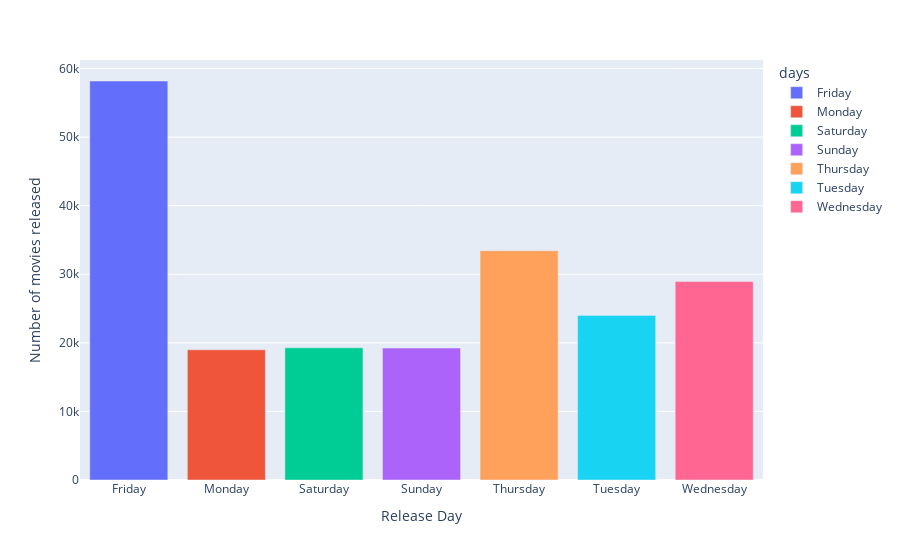

This figure's notebook cell:
### Code cell
fig = px.bar(df_bestday, x="Day", y="type", color='Day',
              title='')
fig.update_layout(xaxis_title="Release Day",
                  yaxis_title="Number of movies released",
                  legend_title='days')

### Figure 1 — Plotly figure (JSON) as saved in the notebook; plotly's stock layout.template omitted (floating-point values rounded to 4 significant figures)
{"data": [{"alignmentgroup": "True", "hovertemplate": "Day=%{x}<br>type=%{y}<extra></extra>", "legendgroup": "Friday", "marker": {"color": "#636efa", "pattern": {"shape": ""}}, "name": "Friday", "offsetgroup": "Friday", "orientation": "v", "showlegend": true, "textposition": "auto", "type": "bar", "x": ["Friday"], "xaxis": "x", "y": [58185], "yaxis": "y"}, {"alignmentgroup": "True", "hovertemplate": "Day=%{x}<br>type=%{y}<extra></extra>", "legendgroup": "Monday", "marker": {"color": "#EF553B", "pattern": {"shape": ""}}, "name": "Monday", "offsetgroup": "Monday", "orientation": "v", "showlegend": true, "textposition": "auto", "type": "bar", "x": ["Monday"], "xaxis": "x", "y": [18987], "yaxis": "y"}, {"alignmentgroup": "True", "hovertemplate": "Day=%{x}<br>type=%{y}<extra></extra>", "legendgroup": "Saturday", "marker": {"color": "#00cc96", "pattern": {"shape": ""}}, "name": "Saturday", "offsetgroup": "Saturday", "orientation": "v", "showlegend": true, "textposition": "auto", "type": "bar", "x": ["Saturday"], "xaxis": "x", "y": [19278], "yaxis": "y"}, {"alignmentgroup": "True", "hovertemplate": "Day=%{x}<br>type=%{y}<extra></extra>", "legendgroup": "Sunday", "marker": {"color": "#ab63fa", "pattern": {"shape": ""}}, "name": "Sunday", "offsetgroup": "Sunday", "orientation": "v", "showlegend": true, "textposition": "auto", "type": "bar", "x": ["Sunday"], "xaxis": "x", "y": [19246], "yaxis": "y"}, {"alignmentgroup": "True", "hovertemplate": "Day=%{x}<br>type=%{y}<extra></extra>", "legendgroup": "Thursday", "marker": {"color": "#FFA15A", "pattern": {"shape": ""}}, "name": "Thursday", "offsetgroup": "Thursday", "orientation": "v", "showlegend": true, "textposition": "auto", "type": "bar", "x": ["Thursday"], "xaxis": "x", "y": [33432], "yaxis": "y"}, {"alignmentgroup": "True", "hovertemplate": "Day=%{x}<br>type=%{y}<extra></extra>", "legendgroup": "Tuesday", "marker": {"color": "#19d3f3", "pattern": {"shape": ""}}, "name": "Tuesday", "offsetgroup": "Tuesday", "orientation": "v", "showlegend": true, "textposition": "auto", "type": "bar", "x": ["Tuesday"], "xaxis": "x", "y": [24003], "yaxis": "y"}, {"alignmentgroup": "True", "hovertemplate": "Day=%{x}<br>type=%{y}<extra></extra>", "legendgroup": "Wednesday", "marker": {"color": "#FF6692", "pattern": {"shape": ""}}, "name": "Wednesday", "offsetgroup": "Wednesday", "orientation": "v", "showlegend": true, "textposition": "auto", "type": "bar", "x": ["Wednesday"], "xaxis": "x", "y": [28934], "yaxis": "y"}], "layout": {"barmode": "relative", "legend": {"title": {"text": "days"}, "tracegroupgap": 0}, "margin": {"t": 60}, "xaxis": {"anchor": "y", "categoryarray": ["Friday", "Monday", "Saturday", "Sunday", "Thursday", "Tuesday", "Wednesday"], "categoryorder": "array", "domain": [0, 1], "title": {"text": "Release Day"}}, "yaxis": {"anchor": "x", "domain": [0, 1], "title": {"text": "Number of movies released"}}}}
